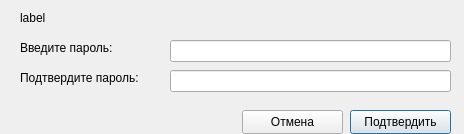
<?xml version="1.0" encoding="UTF-8"?>
<ui version="4.0">
 <class>DialogCreatePass</class>
 <widget class="QDialog" name="DialogCreatePass">
  <property name="geometry">
   <rect>
    <x>0</x>
    <y>0</y>
    <width>464</width>
    <height>134</height>
   </rect>
  </property>
  <property name="windowTitle">
   <string>Dialog</string>
  </property>
  <widget class="QLabel" name="lb_info">
   <property name="geometry">
    <rect>
     <x>20</x>
     <y>10</y>
     <width>441</width>
     <height>16</height>
    </rect>
   </property>
   <property name="text">
    <string>label</string>
   </property>
  </widget>
  <widget class="QLabel" name="lb_info_2">
   <property name="geometry">
    <rect>
     <x>20</x>
     <y>40</y>
     <width>131</width>
     <height>16</height>
    </rect>
   </property>
   <property name="text">
    <string>Введите пароль:</string>
   </property>
  </widget>
  <widget class="QLabel" name="lb_info_3">
   <property name="geometry">
    <rect>
     <x>20</x>
     <y>70</y>
     <width>131</width>
     <height>16</height>
    </rect>
   </property>
   <property name="text">
    <string>Подтвердите пароль:</string>
   </property>
  </widget>
  <widget class="QLineEdit" name="tb_pass1">
   <property name="geometry">
    <rect>
     <x>170</x>
     <y>40</y>
     <width>281</width>
     <height>22</height>
    </rect>
   </property>
   <property name="echoMode">
    <enum>QLineEdit::EchoMode::Password</enum>
   </property>
  </widget>
  <widget class="QLineEdit" name="tb_pass2">
   <property name="geometry">
    <rect>
     <x>170</x>
     <y>70</y>
     <width>281</width>
     <height>22</height>
    </rect>
   </property>
   <property name="echoMode">
    <enum>QLineEdit::EchoMode::Password</enum>
   </property>
  </widget>
  <widget class="QPushButton" name="btn_ok">
   <property name="geometry">
    <rect>
     <x>350</x>
     <y>110</y>
     <width>101</width>
     <height>24</height>
    </rect>
   </property>
   <property name="text">
    <string>Подтвердить</string>
   </property>
  </widget>
  <widget class="QPushButton" name="btn_cancel">
   <property name="geometry">
    <rect>
     <x>242</x>
     <y>110</y>
     <width>101</width>
     <height>24</height>
    </rect>
   </property>
   <property name="text">
    <string>Отмена</string>
   </property>
  </widget>
 </widget>
 <resources/>
 <connections/>
</ui>
